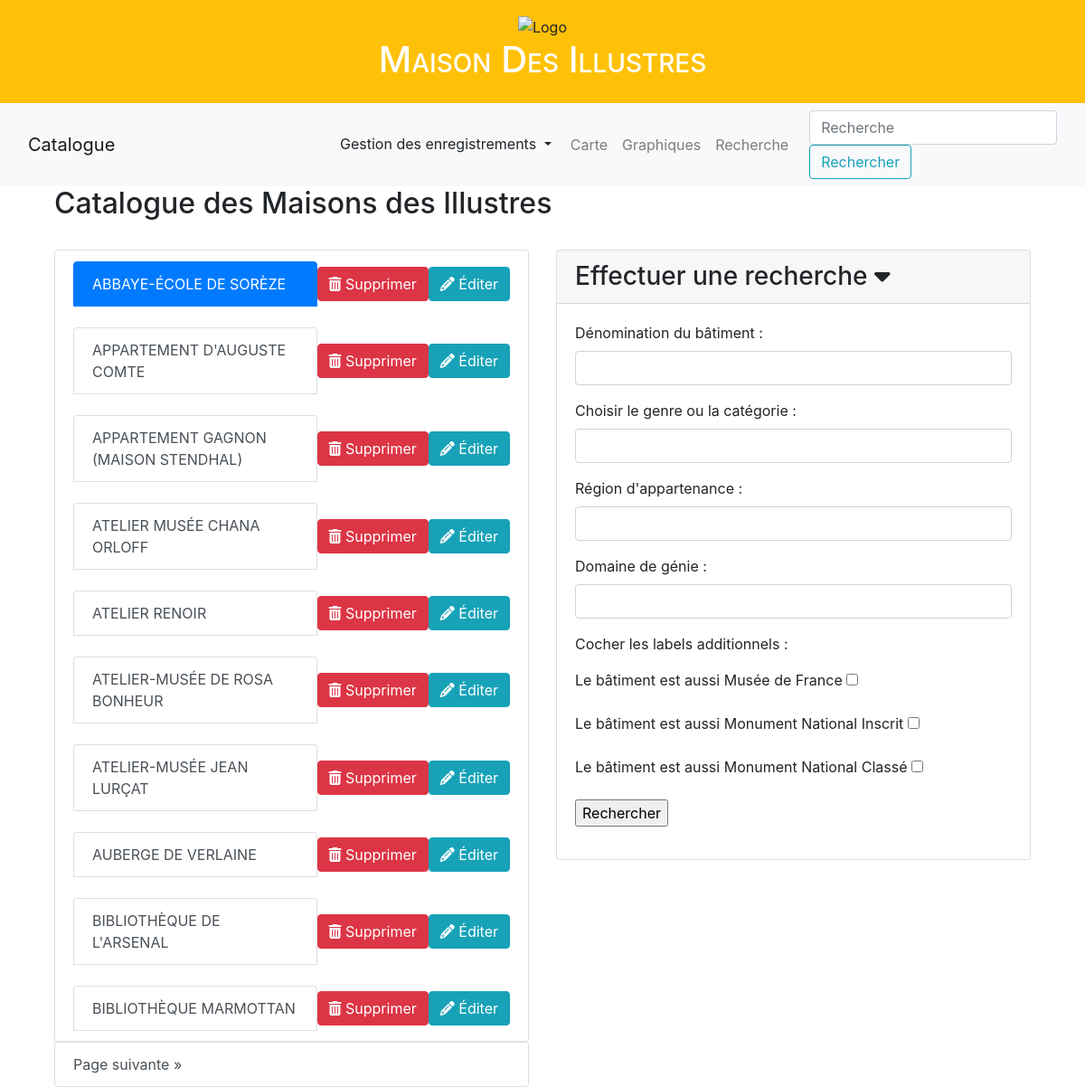
The app's page /maisons, older data.
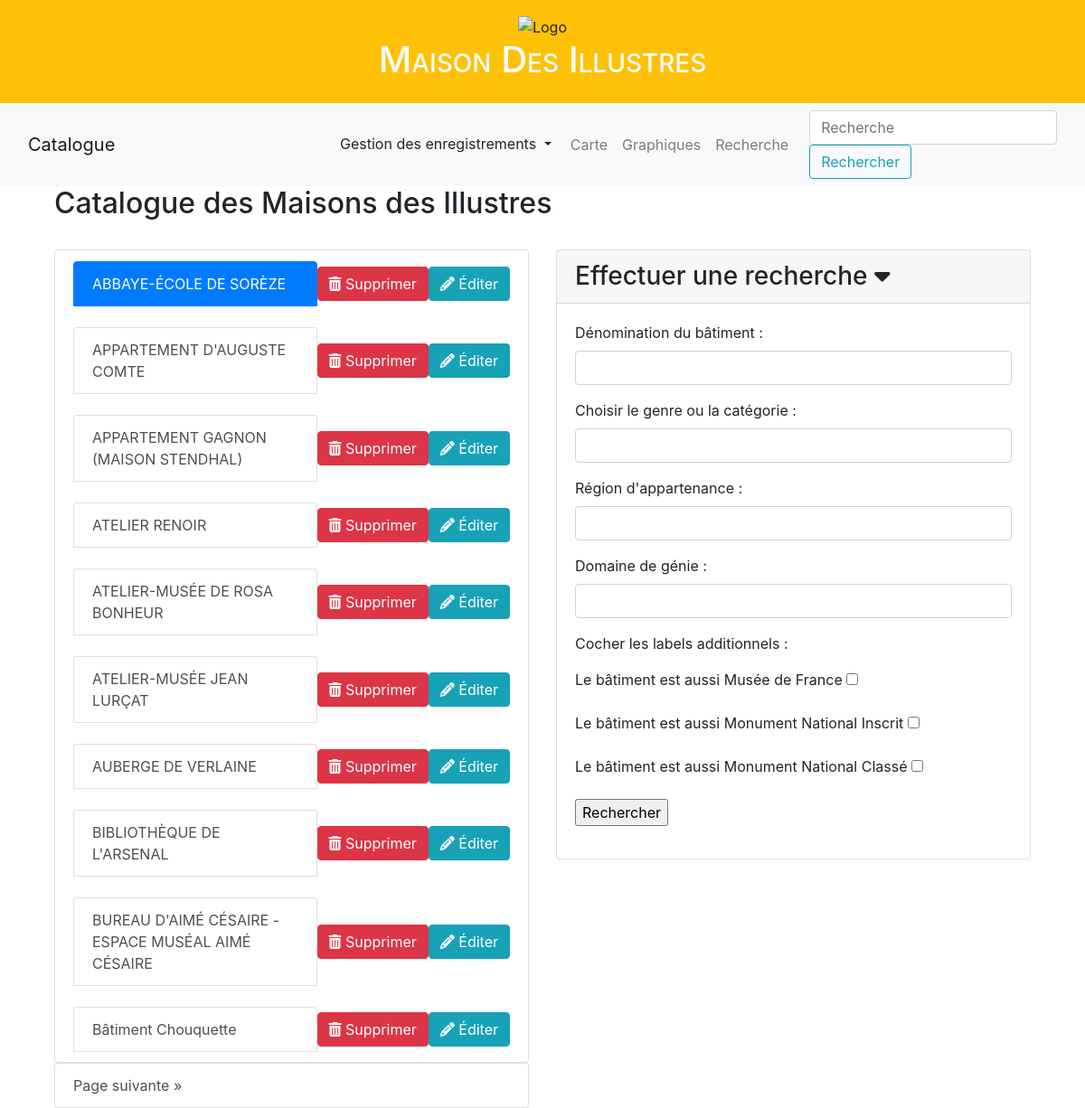
The same page, newer data.
### appli/app/models/data.py (models this page shows, shortened)
class Maisons(db.Model):
    __tablename__ = "maisons"
    id = db.Column(db.String(500), primary_key=True)
    denomination = db.Column(db.String(45))
    code_postal = db.Column(db.String(5))
    dpmt = db.Column(db.String(45))
    region = db.Column(db.String(45))
    adresse = db.Column(db.String(45))
    commune = db.Column(db.String(45))
    code_INSEE = db.Column(db.String(5))
    pays = db.Column(db.String(45))
    date_label = db.Column(db.Integer)
    latitude = db.Column(db.Float)
    longitude = db.Column(db.Float)
    museeFrance = db.Column(db.Boolean)
    monumentsInscrits = db.Column(db.Boolean)
    monumentsClasses = db.Column(db.Boolean)
    nombreSPR = db.Column(db.Integer, nullable=True)
    type = db.Column(db.Enum(Domaine))
    idWikidata = db.Column(
        db.String(20),
        db.ForeignKey('personnes.idWikidata'))

### appli/app/routes/generales.py (the view)
@app.route("/", methods=['GET', 'POST'])
@app.route("/maisons", methods=['GET', 'POST'])
@app.route("/maisons/<int:page>", methods=['GET', 'POST'])
def maisons(page=1):
    form=Recherche()
    donnees = Maisons.query.order_by(Maisons.denomination).paginate(page=page, per_page=app.config["MAISONS_PER_PAGE"])
    return render_template("pages/liste.html",
        sous_titre="Liste des maisons",
        donnees=donnees,
        form=form)

### appli/app/models/formulaires.py
class Recherche(FlaskForm):
    denomination =  StringField("denomination", validators=[])
    type =  SelectField("type", choices=[], validators = [])
    region = SelectField("region", choices=[], validators=[])
    genre = SelectField("genre", choices=[], validators=[])
    museeFrance =  BooleanField("musee_france", default=False)
    monumentsInscrits =  BooleanField("monuments_inscrits", default=False)
    monumentsClasses =  BooleanField("monuments_classes", default=False)

### appli/app/templates/pages/liste.html (shortened to what this page needs)
{% extends "partials/conteneur.html" %}
{% block body %}
<section class="padding-lg">
    <div class="container">
        <div class="row heading heading-icon">
            <div class="col-12">
                <h2>Catalogue des Maisons des Illustres</h2>
            </div>
        </div>
        <br>
        <div class="row">
            <div class="col-md-6">
                <div class="list-group" id="list-tab" role="tablist">
                    <ul class="list-group">
                        {% for maisons in donnees.items %}
                            <li class="list-group-item d-flex justify-content-between align-items-center">
                                <a class="list-group-item list-group-item-action {% if loop.index == 1 %}active{% endif %}"
                                   href="{{ url_for('info_maisons', nom_maisons=maisons.denomination)}}" role="tab"
                                   aria-controls="{{maisons.denomination}}">
                                   {{maisons.denomination}}
                                </a>
                                <div class="btn-group btn-group-sm">
                                    <form action="{{ url_for('sup_maison', nom_maison=maisons.denomination) }}" method="post" class="del-component">
                                        <button class="btn btn-danger" type="submit">
                                            <i class="fa fa-trash"></i> Supprimer
                                        </button>
                                    </form>
                                </div>
                                <div class="btn-group btn-group-sm">
                                    <a href="{{ url_for('update_maisons', nom_maison=maisons.denomination) }}">
                                        <button class="btn btn-info" type="submit">
                                            <i class="fa fa-pencil"></i> Éditer
                                        </button>
                                    </a>
                                </div>
                            </li>
                        {% endfor %}
                    </ul>
                    {% if donnees.next_num %}
                        <a class="list-group-item list-group-item-action btn btn-outline-dark{% if donnees.page == donnees.pages %} disabled{% endif %}"
                           id="list-list-next" href="{{ url_for('maisons', page=donnees.next_num) }}">
                            Page suivante &raquo;
                        </a>
                    {% endif %}
                </div>
            </div>
            <div class="col-md-6">
                <div class="card">
                    <h3 class="card-header" data-toggle="collapse" data-target="#collapseExample" aria-expanded="false" aria-controls="collapseExample">
                        Effectuer une recherche <i class="fa-solid fa-caret-down"></i>
                    </h3>
                    <div class="collapse show" id="collapseExample">
                        <div class="card-body">
                            {% include "partials/formulaires/recherche.html" %}
                        </div>
                    </div>
                </div>
            </div>
        </div>
    </div>
</section>
{%endblock%}

Row changes from the older to the newer data that the page shows:
removed Maisons: denomination "ATELIER MUSÉE CHANA ORLOFF"
removed Maisons: denomination "BIBLIOTHÈQUE MARMOTTAN"
now on this page (row unchanged): Maisons: denomination "BUREAU D'AIMÉ CÉSAIRE - ESPACE MUSÉAL AIMÉ CÉSAIRE"
now on this page (row unchanged): Maisons: denomination "Bâtiment Chouquette"
